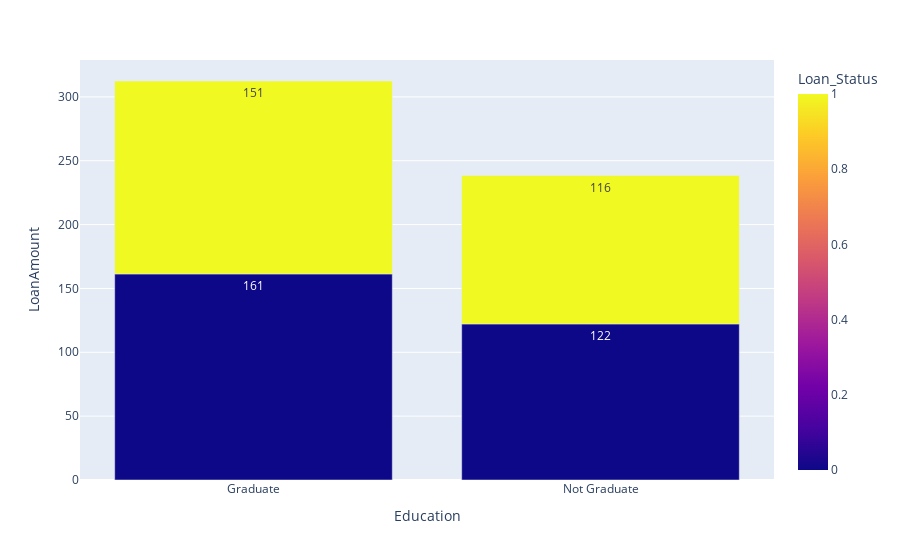

Notebook source saved alongside this figure:
### Code cell
px.bar(per_education, x="Education", y="LoanAmount", color="Loan_Status", text_auto='.3s')

### Figure 1 — Plotly figure (JSON) as saved in the notebook; plotly's stock layout.template omitted (floating-point values rounded to 4 significant figures)
{"data": [{"alignmentgroup": "True", "hovertemplate": "Education=%{x}<br>LoanAmount=%{y}<br>Loan_Status=%{marker.color}<extra></extra>", "legendgroup": "", "marker": {"color": [0, 1, 0, 1], "coloraxis": "coloraxis", "pattern": {"shape": ""}}, "name": "", "offsetgroup": "", "orientation": "v", "showlegend": false, "textposition": "auto", "texttemplate": "%{y:.3s}", "type": "bar", "x": ["Graduate", "Graduate", "Not Graduate", "Not Graduate"], "xaxis": "x", "y": [161.4, 151.0, 122.2, 116.2], "yaxis": "y"}], "layout": {"barmode": "relative", "coloraxis": {"colorbar": {"title": {"text": "Loan_Status"}}, "colorscale": [[0, "#0d0887"], [0.1111, "#46039f"], [0.2222, "#7201a8"], [0.3333, "#9c179e"], [0.4444, "#bd3786"], [0.5556, "#d8576b"], [0.6667, "#ed7953"], [0.7778, "#fb9f3a"], [0.8889, "#fdca26"], [1, "#f0f921"]]}, "legend": {"tracegroupgap": 0}, "margin": {"t": 60}, "xaxis": {"anchor": "y", "domain": [0, 1], "title": {"text": "Education"}}, "yaxis": {"anchor": "x", "domain": [0, 1], "title": {"text": "LoanAmount"}}}}
